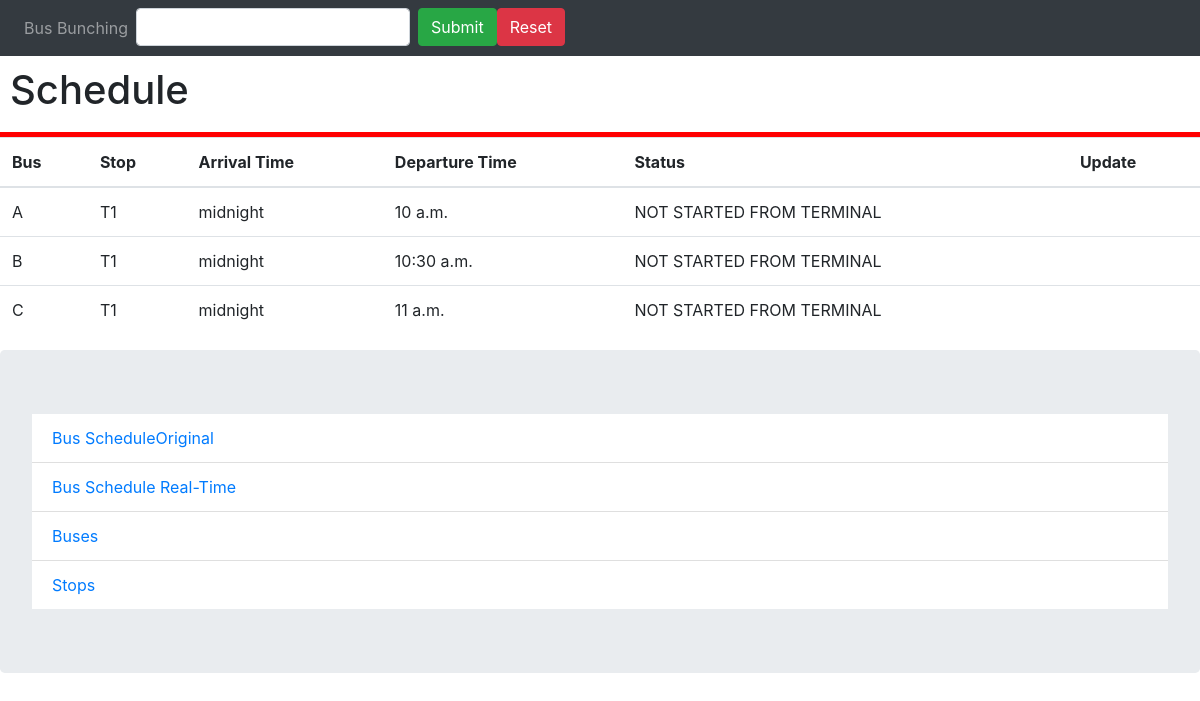
The app's page /stop-test/T1 with its own data.
### bus/models.py (models this page shows, shortened)
class BusSchedule(models.Model):
    busstop = models.ForeignKey(BusStop, on_delete=models.CASCADE)
    route = models.ForeignKey(Route, on_delete=models.CASCADE)
    arrival = models.TimeField()
    departure = models.TimeField()
    status = models.CharField(max_length=50, default='NOT STARTED FROM TERMINAL')

class BusStop(models.Model):
    bus = models.ForeignKey(Bus, on_delete=models.CASCADE)
    stop = models.ForeignKey(Stop, on_delete=models.CASCADE)
    route = models.ForeignKey(Route, on_delete=models.CASCADE, null=True)
    arrival = models.TimeField()
    departure = models.TimeField()

class Bus(models.Model):
    name = models.CharField(max_length=30)
    route = models.ForeignKey(Route, on_delete=models.CASCADE)
    next = models.CharField(max_length=30)
    prev = models.CharField(max_length=30)
    def __str__(self):
        return self.name

class Stop(models.Model):
    name = models.CharField(max_length=30)
    route = models.ForeignKey(Route, on_delete=models.CASCADE)
    distance = models.IntegerField(default=0)
    time = models.IntegerField(default=0)
    next = models.CharField(max_length=30)
    prev = models.CharField(max_length=30)
    def __str__(self):
        return self.name

### bus/views.py (the view)
# urls.py: path('stop-test/<stop>', stop_test, name='stop-test'),
def stop_test(request, stop):
    stop_name = Stop.objects.get(name=stop)
    bus_stop = BusStop.objects.filter(stop=stop_name)
    stop_real_list = []
    for bs in bus_stop:
        stop_real = BusSchedule.objects.get(busstop=bs)
        stop_real_list.append(stop_real)
    return render(request, 'schedule-real.html', {'bus': stop_real_list})

### bus/templates/schedule-real.html (shortened to what this page needs)
{% extends 'base.html' %}
{% block heading %}
Schedule
{% endblock heading %}
{% block body %}
<table class="table">
    <thead>
        <tr>
            <th>Bus</th>
            <th>Stop</th>
            <th>Arrival Time</th>
            <th>Departure Time</th>
            <th>Status</th>
            <th>Update</th>
        </tr>
    </thead>
    <tbody>
        {% for b in bus %}
        <tr>
            <td>{{ b.busstop.bus }}</td>
            <td>{{ b.busstop.stop }}</td>
            <td>{{ b.arrival }}</td>
            <td>{{ b.departure }}</td>
            <td>{{ b.status }}</td>
            <td>
            </td>
        </tr>
        {% endfor %}
    </tbody>
</table>
{% endblock body %}

### records on screen
BusSchedule: busstop.bus "A", busstop.stop "T1", arrival "midnight", departure "10 a.m.", status "NOT STARTED FROM TERMINAL"
BusSchedule: busstop.bus "B", busstop.stop "T1", arrival "midnight", departure "10:30 a.m.", status "NOT STARTED FROM TERMINAL"
BusSchedule: busstop.bus "C", busstop.stop "T1", arrival "midnight", departure "11 a.m.", status "NOT STARTED FROM TERMINAL"
